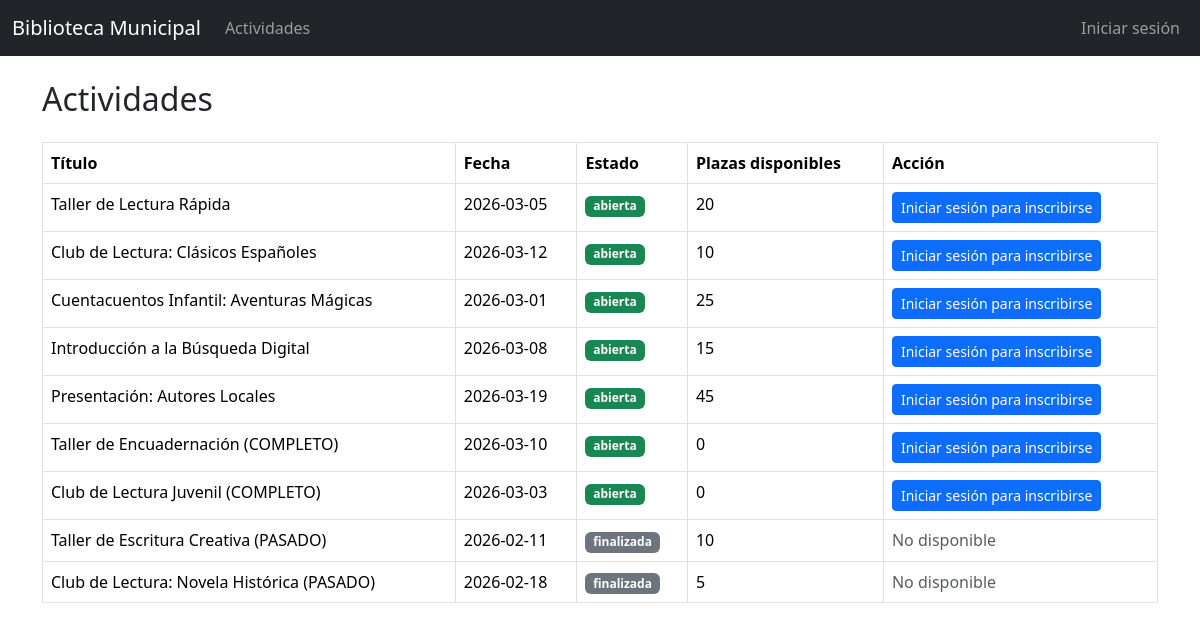
The page /activities/ on the database its author committed.
### app/models/activity.py (models this page shows)
class Activity(db.Model):
    id = db.Column(db.Integer, primary_key=True)
    title = db.Column(db.String(200), nullable=False)
    description = db.Column(db.Text)
    type = db.Column(db.String(100))  # Tipo de actividad (taller, club de lectura, etc.)
    date = db.Column(db.Date, nullable=False)
    time = db.Column(db.String(10))  # Hora (formato HH:MM)
    duration = db.Column(db.Integer)  # Duración en minutos
    max_slots = db.Column(db.Integer, nullable=False)
    status = db.Column(db.String(50), default="borrador")
    created_at = db.Column(db.DateTime, default=datetime.utcnow)
    updated_at = db.Column(db.DateTime, default=datetime.utcnow, onupdate=datetime.utcnow)
    enrollments = db.relationship('Enrollment', backref='activity', lazy=True, cascade='all, delete-orphan')

### app/routes/activities.py (the view)
@activities_bp.route("/")
def index():
    if current_user.is_authenticated and current_user.role == 'admin':
        activities = Activity.query.all()
    else:
        activities = Activity.query.filter(Activity.status != 'borrador').all()
    result = []
    for activity in activities:
        enrolled_count = db.session.query(func.count(Enrollment.id)) \
            .filter_by(activity_id=activity.id) \
            .scalar()
        available_slots = activity.max_slots - enrolled_count
        user_enrolled = False
        if current_user.is_authenticated:
            user_enrolled = Enrollment.query.filter_by(
                activity_id=activity.id,
                user_id=current_user.id
            ).first() is not None
        result.append({
            "id": activity.id,
            "title": activity.title,
            "date": activity.date,
            "status": activity.status,
            "available_slots": available_slots,
            "user_enrolled": user_enrolled
        })
    return render_template("activities.html", activities=result)

### app/templates/activities.html (shortened to what this page needs)
{% extends "base.html" %}
{% block content %}
<div class="d-flex justify-content-between mb-3">
    <h2>Actividades</h2>
</div>
<table class="table table-bordered">
    <thead>
        <tr>
            <th>Título</th>
            <th>Fecha</th>
            <th>Estado</th>
            <th>Plazas disponibles</th>
            <th>Acción</th>
        </tr>
    </thead>
    <tbody>
        {% for activity in activities %}
        <tr>
            <td>{{ activity.title }}</td>
            <td>{{ activity.date }}</td>
            <td>
                {% if activity.status == 'abierta' %}
                    <span class="badge bg-success">{{ activity.status }}</span>
                {% elif activity.status == 'cerrada' %}
                    <span class="badge bg-danger">{{ activity.status }}</span>
                {% elif activity.status == 'finalizada' %}
                    <span class="badge bg-secondary">{{ activity.status }}</span>
                {% else %}
                    <span class="badge bg-warning">{{ activity.status }}</span>
                {% endif %}
            </td>
            <td>{{ activity.available_slots }}</td>
            <td>
                {% if current_user.is_authenticated %}
                    {% set user_enrolled = activity.user_enrolled %}
                    {% if user_enrolled %}
                        <span class="badge bg-info me-2">Ya inscrito</span>
                        <form method="POST" action="{{ url_for('activities.unenroll', activity_id=activity.id) }}" style="display: inline;">
                            <button type="submit" class="btn btn-warning btn-sm" onclick="return confirm('¿Estás seguro de que quieres desapuntarte de esta actividad?');">Desapuntarse</button>
                        </form>
                    {% elif activity.available_slots > 0 and activity.status == "abierta" %}
                        <form method="POST" action="{{ url_for('activities.enroll', activity_id=activity.id) }}" style="display: inline;">
                            <button type="submit" class="btn btn-success btn-sm">Inscribirse</button>
                        </form>
                    {% else %}
                        <span class="text-muted">No disponible</span>
                    {% endif %}
                {% else %}
                    {% if activity.status == "abierta" %}
                        <a href="{{ url_for('auth.login') }}" class="btn btn-primary btn-sm">Iniciar sesión para inscribirse</a>
                    {% else %}
                        <span class="text-muted">No disponible</span>
                    {% endif %}
                {% endif %}
            </td>
        </tr>
        {% endfor %}
    </tbody>
</table>
{% endblock %}

### app/templates/base.html (shortened to what this page needs)
<!DOCTYPE html>
<html lang="es">
<head>
    <link href="https://cdn.jsdelivr.net/npm/bootstrap@5.3.2/dist/css/bootstrap.min.css" rel="stylesheet">
</head>
<body>
<nav class="navbar navbar-expand-lg navbar-dark bg-dark mb-4">
    <div class="container-fluid">
        <a class="navbar-brand" href="{{ url_for('activities.index') }}">Biblioteca Municipal</a>
        <div class="collapse navbar-collapse" id="navbarNav">
            <ul class="navbar-nav me-auto">
                <li class="nav-item">
                    <a class="nav-link" href="{{ url_for('activities.index') }}">Actividades</a>
                </li>
            </ul>
            <ul class="navbar-nav">
                {% if current_user.is_authenticated %}
                <li class="nav-item">
                    <span class="navbar-text me-3">
                        <i class="bi bi-person-circle"></i> {{ current_user.username }}
                    </span>
                </li>
                <li class="nav-item">
                    <a class="nav-link" href="{{ url_for('auth.logout') }}">Cerrar sesión</a>
                </li>
                {% else %}
                <li class="nav-item">
                    <a class="nav-link" href="{{ url_for('auth.login') }}">Iniciar sesión</a>
                </li>
                {% endif %}
            </ul>
        </div>
    </div>
</nav>
<div class="container">
    {% block content %}{% endblock %}
</div>
</body>
</html>

### rows shown on the page
Activity: title "Taller de Lectura Rápida", date "2026-03-05", status "abierta", available_slots "20"
Activity: title "Club de Lectura: Clásicos Españoles", date "2026-03-12", status "abierta", available_slots "10"
Activity: title "Cuentacuentos Infantil: Aventuras Mágicas", date "2026-03-01", status "abierta", available_slots "25"
Activity: title "Introducción a la Búsqueda Digital", date "2026-03-08", status "abierta", available_slots "15"
Activity: title "Presentación: Autores Locales", date "2026-03-19", status "abierta", available_slots "45"
Activity: title "Taller de Encuadernación (COMPLETO)", date "2026-03-10", status "abierta", available_slots "0"
Activity: title "Club de Lectura Juvenil (COMPLETO)", date "2026-03-03", status "abierta", available_slots "0"
Activity: title "Taller de Escritura Creativa (PASADO)", date "2026-02-11", status "finalizada", available_slots "10", shows "No disponible"
Activity: title "Club de Lectura: Novela Histórica (PASADO)", date "2026-02-18", status "finalizada", available_slots "5", shows "No disponible"
